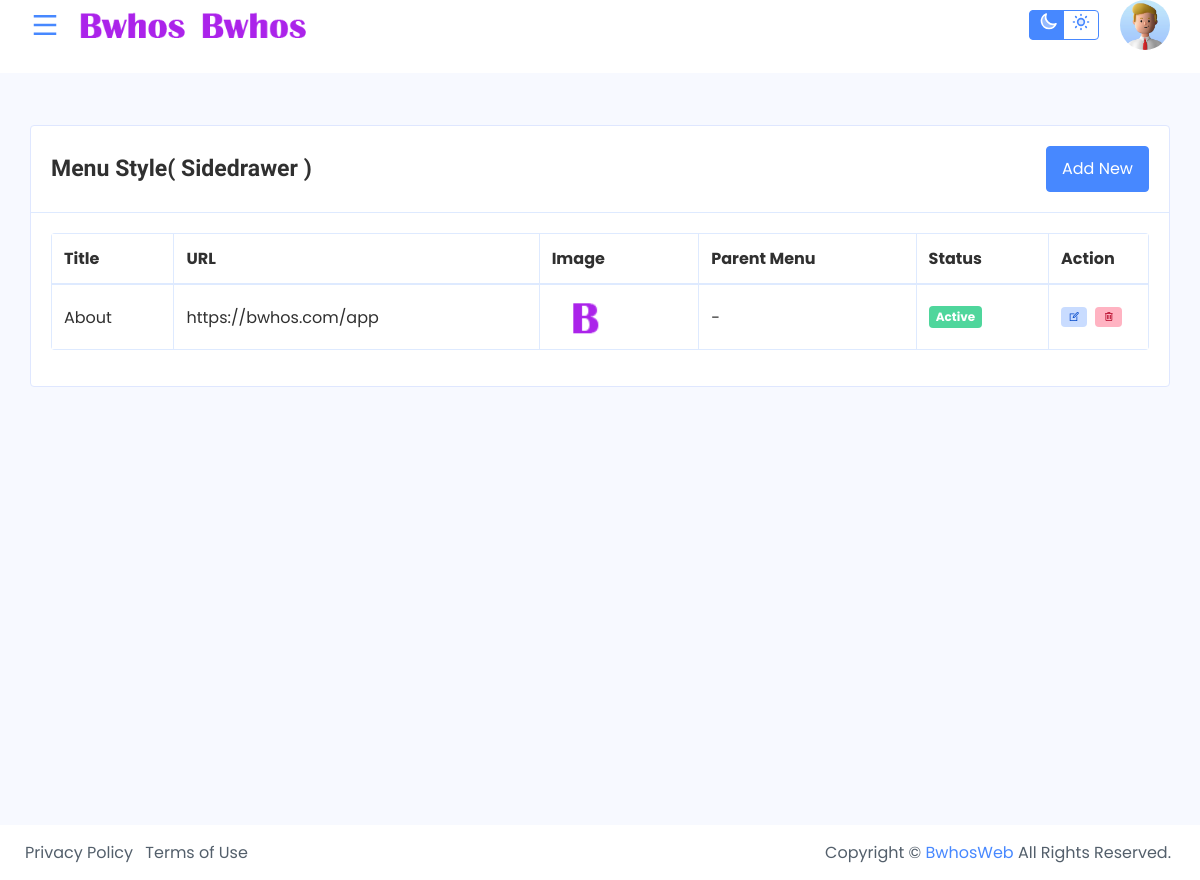
The app's page /view/index.php?page=menu (signed in) with its own data.
### tables this page shows
CREATE TABLE `menu` (
  `id` int unsigned NOT NULL AUTO_INCREMENT,
  `title` varchar(255) DEFAULT NULL,
  `type` varchar(255) DEFAULT NULL,
  `image` varchar(255) DEFAULT NULL,
  `url` varchar(255) DEFAULT NULL,
  `status` tinyint(1) DEFAULT '1',
  `parent_id` int DEFAULT '0',
  PRIMARY KEY (`id`)
);

### view/menu/index.php (the view, shortened to what this page needs)
<?php
    require_once("../configuration/connection.php");
    $app_query = "SELECT * FROM `app_settings` WHERE `key` = 'appconfiguration'";
    $record = mysqli_query($mysqli,$app_query) or die(mysqli_error($mysqli));
    if(mysqli_num_rows($record) > 0){
        $row = mysqli_fetch_array($record);
        $value = json_decode($row['value']);
        $menu_type =  isset($value) && isset($value->navigationStyle) ? $value->navigationStyle : null;
    }else{
        $value = null;
        $menu_type = null;
    }
    if( $menu_type != null && $menu_type == 'sidedrawer_bottom_navigation' ) {
        $condition = "'" . implode( "','", ['sidedrawer','bottom_navigation'] ) . "'";
    } elseif($menu_type != null && $menu_type == 'sidedrawer_tabs' ) {
        $condition = "'sidedrawer'";
    } else {
        $condition = "'".$menu_type."'";
    }
    $query = "SELECT * FROM `menu` WHERE `type` IN ($condition) ";
    $result = mysqli_query($mysqli,$query) or die(mysqli_error($mysqli));
    $records = [];
    if(mysqli_num_rows($result) > 0){
        while($row = mysqli_fetch_assoc($result))
        {
            $records[] = $row;
        }
    }
?>
<div class="container-fluid">
    <div class="row">
        <div class="col-lg-12">
           <div class="card card-block card-stretch card-height">
                <div class="card-header d-flex justify-content-between">
                    <div class="header-title">
                        <h4 class="card-title mb-0">Menu Style( <?= ucfirst(str_replace('_',' ',$menu_type)) ?> )</h4>
                    </div>
                    <a href="?page=menu_create" class="btn btn-primary">Add New</a>
                </div>
                <div class="card-body">
                    <div class="table-responsive">
                        <table id="" class="table table-bordered">
                            <thead>
                                <tr>
                                    <th>Title</th>
                                    <th>URL</th>
                                    <th data-orderable="false">Image</th>
                                    <?php if(in_array($menu_type, ['sidedrawer','sidedrawer_bottom_navigation']) ) { ?>
                                    <th data-orderable="false">Parent Menu</th>
                                    <?php } ?>
                                    <th data-orderable="false">Status</th>
                                    <th data-orderable="false" width="100px">Action</th>
                                </tr>
                            </thead>
                            <tbody>
                                <?php
                                    if(count($records) > 0){
                                        foreach( $records as $data ){
                                        ?>
                                            <tr>
                                                <td><?= $data['title'] ?></td>
                                                <td><?= $data['url'] ?></td>
                                                <td>
                                                    <div class="mm-avatar col-md-2">
                                                        <img class="avatar-40 rounded" src="<?= '../upload/menu/'.$data['image'] ?>" alt="#img" data-original-title="" title="">
                                                    </div>
                                                </td>
                                                <?php
                                                    if(in_array($menu_type, ['sidedrawer','sidedrawer_bottom_navigation'])) {
                                                        $parent_menu = '-';
                                                    ?>
                                                <td>
                                                    <?= $parent_menu ?>
                                                </td>
                                                <?php } ?>
                                                <td><?= ($data['status'] == 1) ? '<span class="badge badge-success">Active</span>' : '<span class="badge badge-danger">Inactive</span>' ?></td>
                                                <td>
                                                    <div class="d-flex align-items-center list-action">
                                                        <a class="badge bg-primary-light mr-2" data-toggle="tooltip" data-placement="top" title="" data-original-title="Edit" href="?page=menu_create&id=<?= $data['id'] ?>" ><i class="las la-edit"></i></a>
                                                        <a class="badge bg-danger-light mr-2" data-toggle="modal" data-target="#exampleModal<?= $data['id'] ?>" data-placement="top" title="" data-original-title="Delete" href="#"><i class="las la-trash-alt"></i></a>
                                                    </div>
                                                </td>
                                            </tr>
                                    <?php
                                        }
                                    }else{ ?>
                                            <tr>
                                                <td class="text-center" colspan="5">No Record Found</td>
                                            </tr>
                                    <?php } ?>
                            </tbody>
                        </table>
                    </div>
                </div>
            </div>
        </div>
    </div>
</div>

### records on screen
menu: title "About", url "https://bwhos.com/app", image (picture), parent_menu "-", status "Active"

### other values on screen
str_replace('_',' ',$menu_type) "Sidedrawer"
